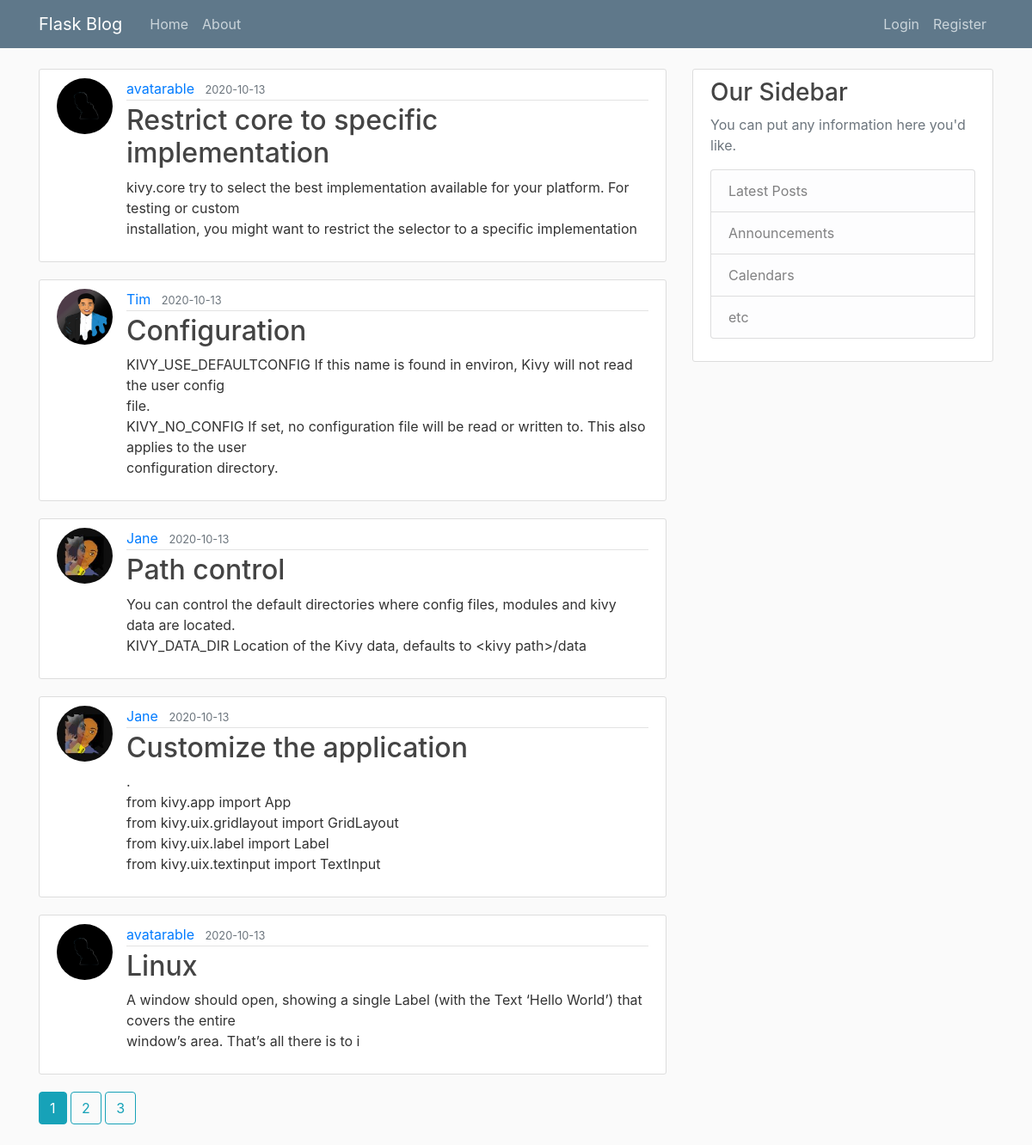
The page /home on the database its author committed.
### flaskblog/models.py (models this page shows, shortened)
class Post(db.Model):
    id = db.Column(db.Integer, primary_key=True)
    title = db.Column(db.String(100), nullable=False)
    date_posted = db.Column(db.DateTime, nullable=False, default=datetime.utcnow)
    content = db.Column(db.Text, nullable=False)
    user_id = db.Column(db.Integer, db.ForeignKey('user.id'), nullable=False)

class User(db.Model, UserMixin):
    id = db.Column(db.Integer, primary_key=True)
    username = db.Column(db.String(20), unique=True, nullable=False)
    email = db.Column(db.String(120), unique=True, nullable=False)
    password = db.Column(db.String(60), nullable=False)
    image_file = db.Column(db.String(120), nullable=False, default='default.jpg')
    posts = db.relationship('Post', backref='author', lazy=True)

### flaskblog/routes.py (the view)
@app.route('/')
@app.route('/home')
def home():
    page = request.args.get('page', 1, type=int)
    posts = Post.query.order_by(Post.date_posted.desc()).paginate(page=page, per_page=5)
    return render_template('home.html', posts=posts)

### flaskblog/templates/home.html
{% extends "layout.html" %}
{% block content %}
    {% for post in posts.items %}
        <article class="media content-section">
            <img class="rounded-circle article-img" src="{{ url_for('static', filename='profile_pics/' + post.author.image_file) }}">
            <div class="media-body">
                <div class="article-metadata">
                    <a class="mr-2" href="{{ url_for('user_posts', username=post.author.username) }}">{{ post.author.username }}</a>
                    <small class="text-muted">{{ post.date_posted.strftime('%Y-%m-%d') }}</small>
                </div>
                <h2><a class="article-title" href="{{ url_for('post', post_id=post.id) }}">{{ post.title }}</a></h2>
                <p class="article-content">{{ post.content }}</p>
            </div>
        </article>
    {% endfor %}
    {% for page_num in posts.iter_pages(left_edge=1, right_edge=1, left_current=1, right_current=2) %}
        {% if page_num %}
            {% if posts.page == page_num %}
                <a class="btn btn-info mb-4" href="{{ url_for('home', page=page_num) }}">{{ page_num }}</a>
            {% else %}
                <a class="btn btn-outline-info mb-4" href="{{ url_for('home', page=page_num) }}">{{ page_num }}</a>
            {% endif %}
        {% else %}
            ...
        {% endif %}
    {% endfor %}
{% endblock content %}

### flaskblog/templates/layout.html (shortened to what this page needs)
<!DOCTYPE html>
<html lang="en">
<head>
    <link rel="stylesheet" href="https://stackpath.bootstrapcdn.com/bootstrap/4.5.2/css/bootstrap.min.css">
    <link rel="stylesheet" type="text/css" href="{{ url_for('static', filename='main.css') }}">
</head>
<body>
    <header class="site-header">
        <nav class="navbar navbar-expand-md navbar-dark bg-steel fixed-top">
            <div class="container">
                <a class="navbar-brand mr-4" href="/">Flask Blog</a>
                <div class="collapse navbar-collapse" id="navbarToggle">
                    <div class="navbar-nav mr-auto">
                        <a class="nav-item nav-link" href="{{ url_for('home') }}">Home</a>
                        <a class="nav-item nav-link" href="{{ url_for('about') }}">About</a>
                    </div>
                    <div class="navbar-nav">
                        {% if current_user.is_authenticated %}
                            <a class="nav-item nav-link" href="{{ url_for('new_post') }}">New Post</a>
                            <a class="nav-item nav-link" href="{{ url_for('account') }}">Account</a>
                            <a class="nav-item nav-link" href="{{ url_for('logout') }}">Logout</a>
                        {% else %}
                            <a class="nav-item nav-link" href="{{ url_for('login') }}">Login</a>
                            <a class="nav-item nav-link" href="{{ url_for('register') }}">Register</a>
                        {% endif %}
                    </div>
                </div>
            </div>
        </nav>
    </header>
    <main role="main" class="container">
        <div class="row">
            <div class="col-md-8">
                {% block content %}{% endblock %}
            </div>
            <div class="col-md-4">
                <div class="content-section">
                    <h3>Our Sidebar</h3>
                    <p class='text-muted'>You can put any information here you'd like.
                    <ul class="list-group">
                        <li class="list-group-item list-group-item-light">Latest Posts</li>
                        <li class="list-group-item list-group-item-light">Announcements</li>
                        <li class="list-group-item list-group-item-light">Calendars</li>
                        <li class="list-group-item list-group-item-light">etc</li>
                    </ul>
                    </p>
                </div>
            </div>
        </div>
    </main>
</body>
</html>

### flaskblog/static/main.css (style rules this page uses)
body { background: #fafafa; color: #333333; margin-top: 5rem; }
h1, h2, h3, h4, h5, h6 { color: #444444; }
.bg-steel { background-color: #5f788a; }
.site-header .navbar-nav .nav-link { color: #cbd5db; }
.content-section { background: #ffffff; padding: 10px 20px; border: 1px solid #dddddd; border-radius: 3px; margin-bottom: 20px; }
.article-title { color: #444444; }
.article-content { white-space: pre-line; }
.article-img { height: 65px; width: 65px; margin-right: 16px; }
.article-metadata { padding-bottom: 1px; margin-bottom: 4px; border-bottom: 1px solid #e3e3e3 }

### rows shown on the page
Post: image_file (picture), author.username "avatarable", date_posted "2020-10-13", title "Restrict core to specific implementation", content "kivy.core try to select the best implementation available for your platform. For testing or custom installation, you might want to restrict the selector to a specific implementation"
Post: image_file (placeholder picture), author.username "Tim", date_posted "2020-10-13", title "Configuration", content "KIVY_USE_DEFAULTCONFIG If this name is found in environ, Kivy will not read the user config file. KIVY_NO_CONFIG If set, no configuration file will be read or written to. This also applies to the user configuration directory."
Post: image_file (picture), author.username "Jane", date_posted "2020-10-13", title "Path control", content "You can control the default directories where config files, modules and kivy data are located. KIVY_DATA_DIR Location of the Kivy data, defaults to <kivy path>/data"
Post: image_file (picture), author.username "Jane", date_posted "2020-10-13", title "Customize the application", content ". from kivy.app import App from kivy.uix.gridlayout import GridLayout from kivy.uix.label import Label from kivy.uix.textinput import TextInput"
Post: image_file (picture), author.username "avatarable", date_posted "2020-10-13", title "Linux", content "A window should open, showing a single Label (with the Text ‘Hello World’) that covers the entire window’s area. That’s all there is to i"

### other values the page prints
{{ page_num }} "1"
{{ page_num }} "2" "3"
